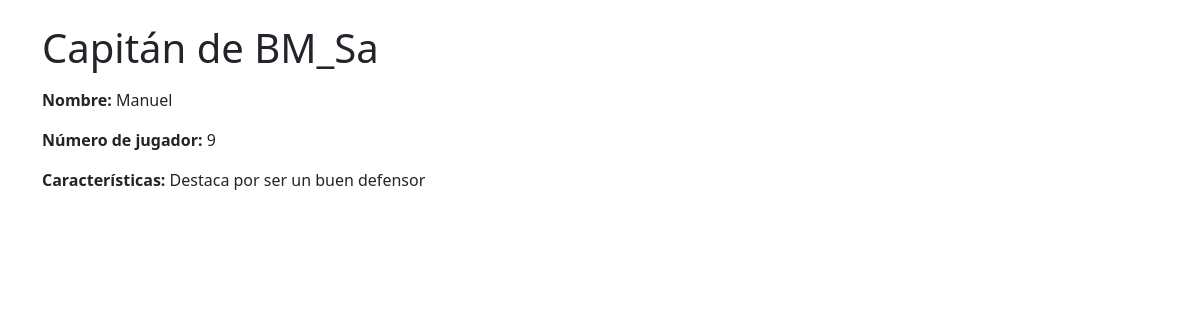
Screenshot of /index.php?controller=team&action=obtain_captain&team_id=1&captain_id=9 with the database file from the repository.
### tables this page shows
CREATE TABLE team (
    id INT AUTO_INCREMENT PRIMARY KEY,
    team_name VARCHAR(100) NOT NULL UNIQUE,
    points INT NOT NULL,
    city_id INT NOT NULL,
    sport_id INT NOT NULL,
    captain_id INT,
    created_at DATETIME DEFAULT CURRENT_TIMESTAMP,
    updated_at DATETIME DEFAULT CURRENT_TIMESTAMP ON UPDATE CURRENT_TIMESTAMP,
    FOREIGN KEY (city_id) REFERENCES city(id),
    FOREIGN KEY (sport_id) REFERENCES sport(id)
);

CREATE TABLE player (
    id INT AUTO_INCREMENT PRIMARY KEY,
    player_name VARCHAR(100) NOT NULL,
    playing_number INT NOT NULL UNIQUE,
    characteristics TEXT NOT NULL,
    team_id INT NOT NULL,
    created_at DATETIME DEFAULT CURRENT_TIMESTAMP,
    updated_at DATETIME DEFAULT CURRENT_TIMESTAMP ON UPDATE CURRENT_TIMESTAMP,
    FOREIGN KEY (team_id) REFERENCES team(id)
);

### controllers/TeamController.php (called while the page is built, shortened)
<?php
require_once "models/Team.php";
class TeamController {
    private $db;
    public function __construct($db) {
        $this->db = $db;
    }
    public function obtain_captain() {
        $captainId = $_GET['captain_id'];
        $teamId = $_GET['team_id'];
        $team = new Team($this->db);
        $captain = $team->getCaptain($captainId);
        $teamData = $team->getOne($teamId);
        include "views/Team/obtain_captain.php";
    }
}

### index.php (called while the page is built, shortened)
<?php
require_once 'db/Database.php';
require_once 'models/Team.php';
require_once 'controllers/TeamController.php';
$db = new Database();
$controllerClass = new $controllerName($db);
$action = $_GET['action'] ?? 'index';
$controllerClass->$action();

### models/Team.php (called while the page is built, shortened)
<?php
class Team {
    private $conn;
    private $table = "team";
    public function __construct($db) {
        $this->conn = $db;
    }
    public function getOne($id) {
        $query = "SELECT t.*, c.city_name AS city_name, s.sport_name AS sport_name FROM {$this->table} t JOIN city c ON t.city_id = c.id JOIN sport s ON t.sport_id = s.id WHERE t.id = :id ";
        $stmt = $this->conn->prepare($query);
        $stmt->bindParam(":id", $id);
        $stmt->execute();
        return $stmt->fetch(PDO::FETCH_ASSOC);
    }
    public function getCaptain($captain_id) {
        $query = "SELECT * FROM player  WHERE id = :id ";
        $stmt = $this->conn->prepare($query);
        $stmt->bindParam(":id", $captain_id);
        $stmt->execute();
        return $stmt->fetch(PDO::FETCH_ASSOC);
    }
}

### db/Database.php (called while the page is built, shortened)
<?php
class Database {
    private $host;
    private $db_name;
    private $username;
    private $password;
    private $conn;
    public function __construct() {
        $this->host = getenv('MYSQL_HOST');
        $this->db_name = getenv('MYSQL_DATABASE');
        $this->username = getenv('MYSQL_USER');
        $this->password = getenv('MYSQL_PASSWORD');
    }
    public function connect() {
        $this->conn = null;
        try {
            $this->conn = new PDO(
                "mysql:host=".$this->host.";dbname=".$this->db_name,
                $this->username,
                $this->password,
                [PDO::MYSQL_ATTR_INIT_COMMAND => "SET NAMES utf8"]
            );
            $this->conn->setAttribute(PDO::ATTR_ERRMODE, PDO::ERRMODE_EXCEPTION);
        } catch(PDOException $e) {
            die("Connection error" . $e->getMessage());
        }
        return $this->conn;
    }
    public function prepare($sql)
    {
        try {
            return $this->conn->prepare($sql);
        } catch (PDOException $e) {
            die("Error preparing query " . $e->getMessage());
        }
    }
}

### views/Team/obtain_captain.php (the view, shortened to what this page needs)
<!DOCTYPE html>
<html>
<head>
    <link href="https://cdn.jsdelivr.net/npm/bootstrap@5.3.0/dist/css/bootstrap.min.css" rel="stylesheet">
</head>
<body class="container mt-4">
    <h1 class="mb-3">Capitán de  <?= htmlspecialchars($teamData['team_name']) ?></h1>
    <?php if ($captain): ?>
        <p><strong>Nombre:</strong> <?= htmlspecialchars($captain['player_name']) ?></p>
        <p><strong>Número de jugador:</strong> <?= htmlspecialchars($captain['playing_number']) ?></p>
        <p><strong>Características:</strong> <?= htmlspecialchars($captain['characteristics']) ?></p>
    <?php else: ?>
        <p>El equipo no cuenta todavía con capitán.</p>
    <?php endif; ?>
</body>
</html>

### rows the page displays
team: team_name "BM_Sa"
player: player_name "Manuel", playing_number "9", characteristics "Destaca por ser un buen defensor"
